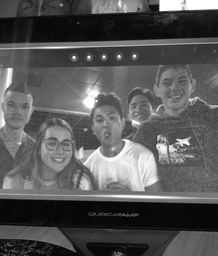
#> input picture nmf_images/wow1.png, 218 x 256 px, shrunk from 960 x 1129 before the run
$ python nmf.py
#> lines starting #> are read from the running program, lines starting #| are printed output that depends on the picture; long printed decimals are rounded
#> in main, img_matrix is the input picture: shape (256, 218) float32; min 0, max 1, mean 0.343
import random
from pathlib import Path
from typing import List

import numpy as np
from PIL import Image
from matplotlib import image as img, pyplot as plt


def _transpose(matrix_A: List[List]):
    return [list(x) for x in zip(*matrix_A)]


def nmf(A, k, r=25000, acceptable_error=0.01):
    """Factorizes matrix A to two matrices W and H

    :param A: List of rows representing some matrix
    :param k: number of features in factorization
    :param r: number of iterations
    :param acceptable_error:
    :return: number of iterations, calculated W and H matrix
    """
#> called with k = 35, r = 25000, acceptable_error = 0.01
    # initialize W and H
    W = [[random.random() for _ in range(k)] for _ in range(len(A))]
#> W = 256 items
    H = [[random.random() for _ in range(len(A[0]))] for _ in range(k)]
#> H = 35 items

    # do not allow k values larger than the minimum of columns and rows
    if k > min([len(A), len(A[0])]):
        raise ValueError("k must be less than minimum of the dimensions of A")

    # iterate through until error is acceptable or number of specified iterations is reached
    end_iter, number_of_iters = False, 0
    while not end_iter and number_of_iters <= r:
        W_0, H_0 = W, H
        W_transpose, H_transpose = _transpose(W), _transpose(H)

        W = W * ((np.dot(A, H_transpose)) / np.dot(np.dot(W, H), H_transpose))
        H = H * ((np.dot(W_transpose, A)) / (np.dot(np.dot(W_transpose, W), H)))

        # calculate error between current iteration and previous
        W_error = np.linalg.norm(W - W_0, ord=2)
        H_error = np.linalg.norm(H - H_0, ord=2)

        print(f"{number_of_iters}.) W error: {W_error}, H error: {H_error}")
        number_of_iters += 1

        if W_error < acceptable_error and H_error < acceptable_error:
            end_iter = True
#> this loop made 461 passes
#> (W_error, H_error) on passes 1 to 3: (46.04, 6.26), (0.0289, 1.52), (0.0186, 0.391)
#| 0.) W error: 46.045, H error: 6.259
#| 1.) W error: 0.02894, H error: 1.520
#| 2.) W error: 0.01856, H error: 0.3905
#| 3.) W error: 0.01923, H error: 0.4224
#| 4.) W error: 0.02178, H error: 0.4744
#| 5.) W error: 0.02546, H error: 0.5452
#| 6.) W error: 0.03018, H error: 0.6355
#| 7.) W error: 0.03611, H error: 0.7462
#> (further printed lines are left out)
#> pass 1, in nmf, `W = W * ((np.dot(A, H_transpose)) / np.dot(np.dot(W, H), H_transpose))`:
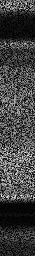
#> W: shape (256, 35) float64; min 1.63e-06, max 0.0756, mean 0.0195; drawn with min black and max white
#> pass 1, in nmf, `H = H * ((np.dot(W_transpose, A)) / (np.dot(np.dot(W_transpose, W), H)))`:
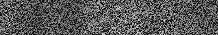
#> H: shape (35, 218) float64; min 0.000511, max 1.43, mean 0.499; drawn with min black and max white
#> after the loop:
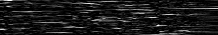
#> H: shape (35, 218) float64; min 1.56e-13, max 4.57, mean 0.478; drawn with min black and max white
#> after the loop:
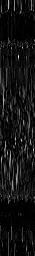
#> W: shape (256, 35) float64; min 2.86e-99, max 0.271, mean 0.0203; drawn with min black and max white
#> after the loop, number_of_iters = 461

    # multiplicative update rule
    return number_of_iters, W, H


def main():
    file_name = "wow1.png"
    img_file = Path(__file__).resolve().parent / 'nmf_images' / file_name

    img_matrix = img.imread(img_file)
    number_of_iters, W, H = nmf(img_matrix, k=35)
#> number_of_iters = 461

    plt.imshow(W.dot(H), cmap="gray")
    plt.show()
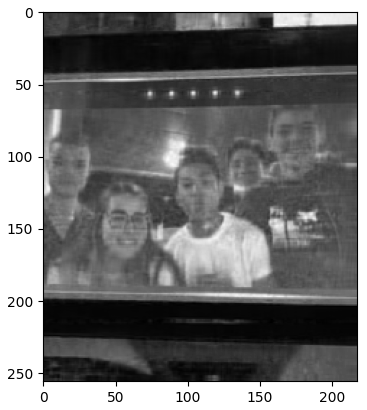
#> figure drawn by matplotlib, 1 panel


if __name__ == "__main__":
    main()
